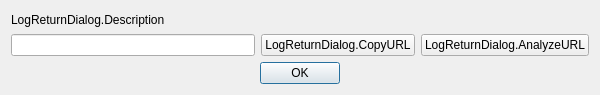
<?xml version="1.0" encoding="UTF-8"?>
<?xml-model href="XML-Schema-Qt5.15.xsd" ?>
<ui version="4.0">
 <class>OBSLogReply</class>
 <widget class="QDialog" name="OBSLogReply">
  <property name="geometry">
   <rect>
    <x>0</x>
    <y>0</y>
    <width>600</width>
    <height>95</height>
   </rect>
  </property>
  <property name="windowTitle">
   <string>LogReturnDialog</string>
  </property>
  <layout class="QVBoxLayout" name="verticalLayout">
   <item>
    <widget class="QLabel" name="description">
     <property name="text">
      <string>LogReturnDialog.Description</string>
     </property>
    </widget>
   </item>
   <item>
    <layout class="QHBoxLayout" name="horizontalLayout">
     <item>
      <widget class="QLineEdit" name="urlEdit">
       <property name="text">
        <string notr="true"/>
       </property>
       <property name="readOnly">
        <bool>true</bool>
       </property>
      </widget>
     </item>
     <item>
      <widget class="QPushButton" name="copyURL">
       <property name="text">
        <string>LogReturnDialog.CopyURL</string>
       </property>
      </widget>
     </item>
     <item>
      <widget class="QPushButton" name="analyzeURL">
       <property name="text">
        <string>LogReturnDialog.AnalyzeURL</string>
       </property>
      </widget>
     </item>
    </layout>
   </item>
   <item>
    <widget class="QDialogButtonBox" name="buttonBox">
     <property name="orientation">
      <enum>Qt::Horizontal</enum>
     </property>
     <property name="standardButtons">
      <set>QDialogButtonBox::Ok</set>
     </property>
     <property name="centerButtons">
      <bool>true</bool>
     </property>
    </widget>
   </item>
  </layout>
 </widget>
 <resources/>
 <connections>
  <connection>
   <sender>buttonBox</sender>
   <signal>accepted()</signal>
   <receiver>OBSLogReply</receiver>
   <slot>accept()</slot>
   <hints>
    <hint type="sourcelabel">
     <x>248</x>
     <y>254</y>
    </hint>
    <hint type="destinationlabel">
     <x>157</x>
     <y>274</y>
    </hint>
   </hints>
  </connection>
  <connection>
   <sender>buttonBox</sender>
   <signal>rejected()</signal>
   <receiver>OBSLogReply</receiver>
   <slot>reject()</slot>
   <hints>
    <hint type="sourcelabel">
     <x>316</x>
     <y>260</y>
    </hint>
    <hint type="destinationlabel">
     <x>286</x>
     <y>274</y>
    </hint>
   </hints>
  </connection>
 </connections>
</ui>
